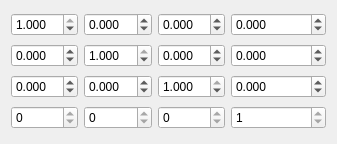
<?xml version="1.0" encoding="UTF-8"?>
<ui version="4.0">
 <class>TransformationMatrixSpinBox</class>
 <widget class="QWidget" name="TransformationMatrixSpinBox">
  <property name="geometry">
   <rect>
    <x>0</x>
    <y>0</y>
    <width>337</width>
    <height>144</height>
   </rect>
  </property>
  <property name="minimumSize">
   <size>
    <width>337</width>
    <height>144</height>
   </size>
  </property>
  <property name="windowTitle">
   <string>Form</string>
  </property>
  <layout class="QGridLayout" name="gridLayout">
   <item row="0" column="3">
    <widget class="QDoubleSpinBox" name="dSB03">
     <property name="decimals">
      <number>3</number>
     </property>
     <property name="minimum">
      <double>-10000000.000000000000000</double>
     </property>
     <property name="maximum">
      <double>10000000.000000000000000</double>
     </property>
     <property name="singleStep">
      <double>0.010000000000000</double>
     </property>
    </widget>
   </item>
   <item row="1" column="2">
    <widget class="QDoubleSpinBox" name="dSB12">
     <property name="decimals">
      <number>3</number>
     </property>
     <property name="minimum">
      <double>-1.000000000000000</double>
     </property>
     <property name="maximum">
      <double>1.000000000000000</double>
     </property>
     <property name="singleStep">
      <double>0.001000000000000</double>
     </property>
    </widget>
   </item>
   <item row="0" column="0">
    <widget class="QDoubleSpinBox" name="dSB00">
     <property name="decimals">
      <number>3</number>
     </property>
     <property name="minimum">
      <double>-1.000000000000000</double>
     </property>
     <property name="maximum">
      <double>1.000000000000000</double>
     </property>
     <property name="singleStep">
      <double>0.001000000000000</double>
     </property>
     <property name="value">
      <double>1.000000000000000</double>
     </property>
    </widget>
   </item>
   <item row="2" column="2">
    <widget class="QDoubleSpinBox" name="dSB22">
     <property name="decimals">
      <number>3</number>
     </property>
     <property name="minimum">
      <double>-1.000000000000000</double>
     </property>
     <property name="maximum">
      <double>1.000000000000000</double>
     </property>
     <property name="singleStep">
      <double>0.001000000000000</double>
     </property>
     <property name="value">
      <double>1.000000000000000</double>
     </property>
    </widget>
   </item>
   <item row="1" column="3">
    <widget class="QDoubleSpinBox" name="dSB13">
     <property name="decimals">
      <number>3</number>
     </property>
     <property name="minimum">
      <double>-10000000.000000000000000</double>
     </property>
     <property name="maximum">
      <double>10000000.000000000000000</double>
     </property>
     <property name="singleStep">
      <double>0.010000000000000</double>
     </property>
    </widget>
   </item>
   <item row="4" column="2">
    <widget class="QDoubleSpinBox" name="dSB32">
     <property name="decimals">
      <number>0</number>
     </property>
     <property name="maximum">
      <double>0.000000000000000</double>
     </property>
     <property name="singleStep">
      <double>0.000000000000000</double>
     </property>
    </widget>
   </item>
   <item row="4" column="0">
    <widget class="QDoubleSpinBox" name="dSB30">
     <property name="decimals">
      <number>0</number>
     </property>
     <property name="maximum">
      <double>0.000000000000000</double>
     </property>
     <property name="singleStep">
      <double>0.000000000000000</double>
     </property>
    </widget>
   </item>
   <item row="0" column="2">
    <widget class="QDoubleSpinBox" name="dSB02">
     <property name="decimals">
      <number>3</number>
     </property>
     <property name="minimum">
      <double>-1.000000000000000</double>
     </property>
     <property name="maximum">
      <double>1.000000000000000</double>
     </property>
     <property name="singleStep">
      <double>0.001000000000000</double>
     </property>
    </widget>
   </item>
   <item row="2" column="3">
    <widget class="QDoubleSpinBox" name="dSB23">
     <property name="decimals">
      <number>3</number>
     </property>
     <property name="minimum">
      <double>-10000000.000000000000000</double>
     </property>
     <property name="maximum">
      <double>10000000.000000000000000</double>
     </property>
     <property name="singleStep">
      <double>0.010000000000000</double>
     </property>
    </widget>
   </item>
   <item row="4" column="1">
    <widget class="QDoubleSpinBox" name="dSB31">
     <property name="decimals">
      <number>0</number>
     </property>
     <property name="maximum">
      <double>0.000000000000000</double>
     </property>
     <property name="singleStep">
      <double>0.000000000000000</double>
     </property>
    </widget>
   </item>
   <item row="1" column="0">
    <widget class="QDoubleSpinBox" name="dSB10">
     <property name="decimals">
      <number>3</number>
     </property>
     <property name="minimum">
      <double>-1.000000000000000</double>
     </property>
     <property name="maximum">
      <double>1.000000000000000</double>
     </property>
     <property name="singleStep">
      <double>0.001000000000000</double>
     </property>
    </widget>
   </item>
   <item row="2" column="1">
    <widget class="QDoubleSpinBox" name="dSB21">
     <property name="decimals">
      <number>3</number>
     </property>
     <property name="minimum">
      <double>-1.000000000000000</double>
     </property>
     <property name="maximum">
      <double>1.000000000000000</double>
     </property>
     <property name="singleStep">
      <double>0.001000000000000</double>
     </property>
    </widget>
   </item>
   <item row="1" column="1">
    <widget class="QDoubleSpinBox" name="dSB11">
     <property name="decimals">
      <number>3</number>
     </property>
     <property name="minimum">
      <double>-1.000000000000000</double>
     </property>
     <property name="maximum">
      <double>1.000000000000000</double>
     </property>
     <property name="singleStep">
      <double>0.001000000000000</double>
     </property>
     <property name="value">
      <double>1.000000000000000</double>
     </property>
    </widget>
   </item>
   <item row="4" column="3">
    <widget class="QDoubleSpinBox" name="dSB33">
     <property name="decimals">
      <number>0</number>
     </property>
     <property name="minimum">
      <double>1.000000000000000</double>
     </property>
     <property name="maximum">
      <double>1.000000000000000</double>
     </property>
     <property name="singleStep">
      <double>0.000000000000000</double>
     </property>
    </widget>
   </item>
   <item row="0" column="1">
    <widget class="QDoubleSpinBox" name="dSB01">
     <property name="decimals">
      <number>3</number>
     </property>
     <property name="minimum">
      <double>-1.000000000000000</double>
     </property>
     <property name="maximum">
      <double>1.000000000000000</double>
     </property>
     <property name="singleStep">
      <double>0.001000000000000</double>
     </property>
    </widget>
   </item>
   <item row="2" column="0">
    <widget class="QDoubleSpinBox" name="dSB20">
     <property name="decimals">
      <number>3</number>
     </property>
     <property name="minimum">
      <double>-1.000000000000000</double>
     </property>
     <property name="maximum">
      <double>1.000000000000000</double>
     </property>
     <property name="singleStep">
      <double>0.001000000000000</double>
     </property>
    </widget>
   </item>
  </layout>
 </widget>
 <tabstops>
  <tabstop>dSB00</tabstop>
  <tabstop>dSB01</tabstop>
  <tabstop>dSB02</tabstop>
  <tabstop>dSB03</tabstop>
  <tabstop>dSB10</tabstop>
  <tabstop>dSB11</tabstop>
  <tabstop>dSB12</tabstop>
  <tabstop>dSB13</tabstop>
  <tabstop>dSB20</tabstop>
  <tabstop>dSB21</tabstop>
  <tabstop>dSB22</tabstop>
  <tabstop>dSB23</tabstop>
  <tabstop>dSB30</tabstop>
  <tabstop>dSB31</tabstop>
  <tabstop>dSB32</tabstop>
  <tabstop>dSB33</tabstop>
 </tabstops>
 <resources/>
 <connections/>
</ui>
